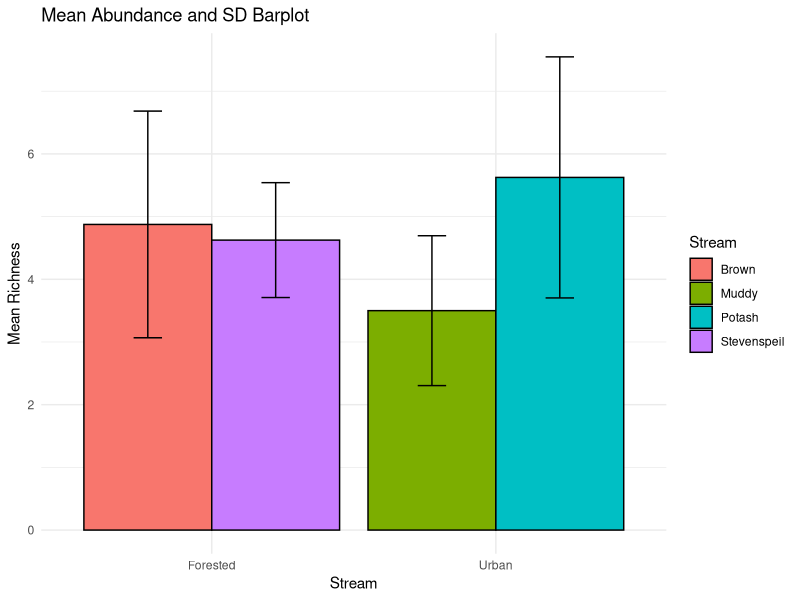
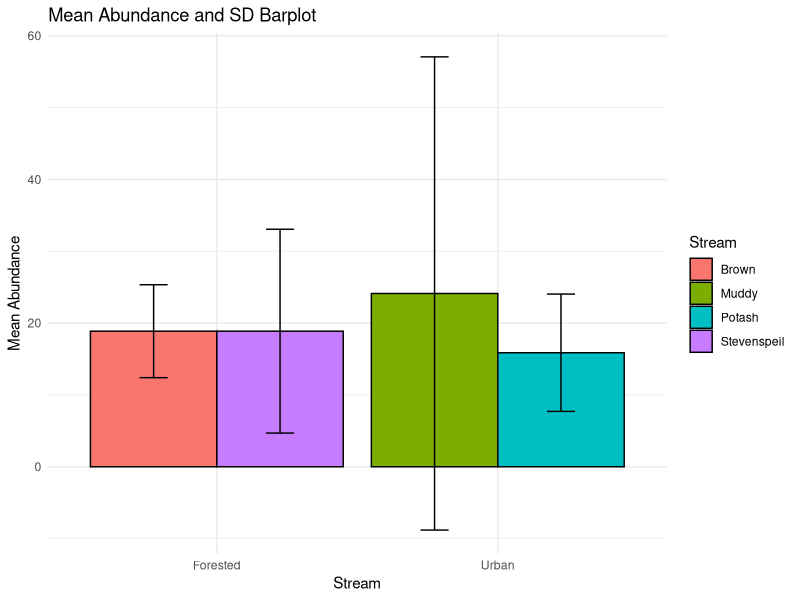
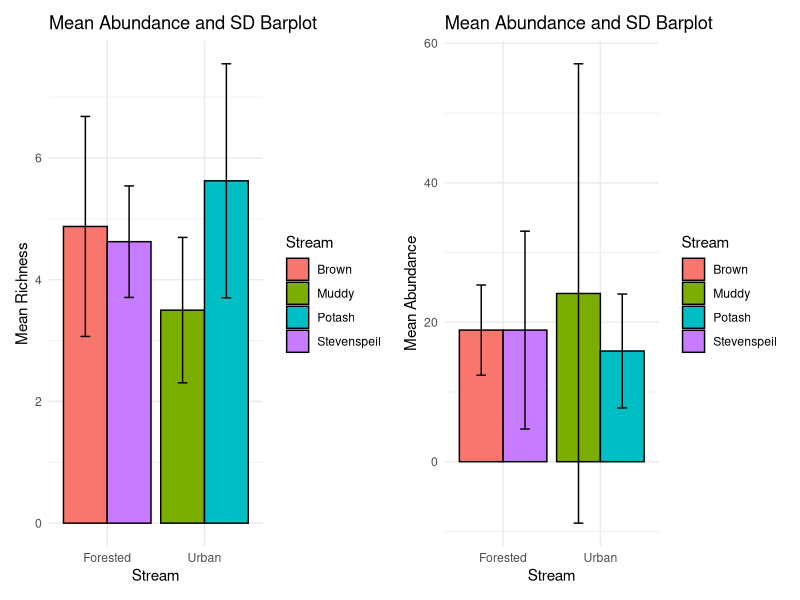

Recreate these plots in R, in order.



library(readxl)
library(dplyr)
library(ggplot2)

data <- read_excel('2023 Maya Thomson/Sum of Thesis Stream Data.xlsx', sheet = 'Macros')
head(data,6)


# Sum total of individuals by Stream, Pack, Family
richness <- data %>%
  group_by(Stream, Pack) %>%
  summarize(Family_richness = n_distinct(Family))

head(richness, 20)

# Summarize by stream
summary_richness <- richness %>%
  group_by(Stream) %>%
  summarise(Mean_Fam_richness = mean(Family_richness),
    SD_Fam_richness = sd(Family_richness))


# Create a new column for grouping
summary_richness$Group <- ifelse(summary_richness$Stream %in% 
                                   c("Brown", "Stevenspeil"), "Forested", "Urban")

# Create barplot
p <- ggplot(summary_richness, aes(x = Group, y = Mean_Fam_richness, fill = Stream)) +
  geom_bar(stat = "identity", position = "dodge", color = "black") +
  geom_errorbar(aes(ymin = Mean_Fam_richness - SD_Fam_richness, ymax = Mean_Fam_richness + SD_Fam_richness),
                position = position_dodge(0.9), width = 0.2) +
  labs(title = "Mean Abundance and SD Barplot",
       x = "Stream",
       y = "Mean Richness") +
  theme_minimal()
p



# Count and sum characters in the Family column by Stream and Pack
abundance <- data %>%
  group_by(Stream, Pack) %>%
  summarize(abundance = n()) 
  

abundance


# General -----------------------------------------------------------------
# Calculate mean and standard deviation for each stream
summary_abundance <- abundance %>%
  group_by(Stream) %>%
  summarize(mean_abundance = mean(abundance),
            sd_abundance = sd(abundance))


# Create a new column for grouping
summary_abundance$Group <- ifelse(summary_abundance$Stream %in% 
                                    c("Brown", "Stevenspeil"), "Forested", "Urban")

# Create barplot for abundance
q <- ggplot(summary_abundance, aes(x = Group, y = mean_abundance, fill = Stream)) +
  geom_bar(stat = "identity", position = "dodge", color = "black") +
  geom_errorbar(aes(ymin = mean_abundance - sd_abundance, ymax = mean_abundance + sd_abundance),
                position = position_dodge(0.9), width = 0.2) +
  labs(title = "Mean Abundance and SD Barplot",
       x = "Stream",
       y = "Mean Abundance") +
  theme_minimal()

q

library(patchwork)
p + q



